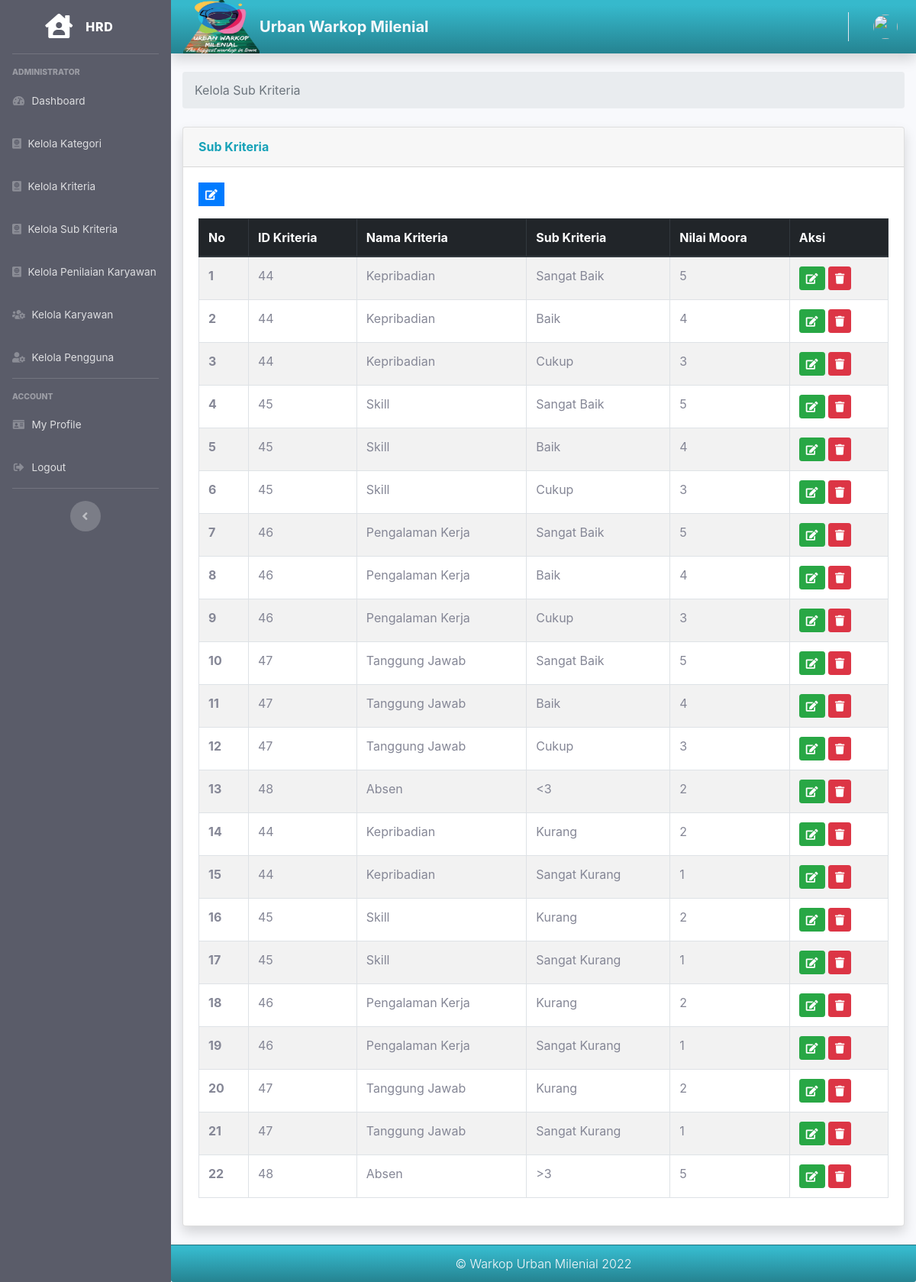
Before: /index.php/hrd/kelola_sub_kriteria with the older database file.
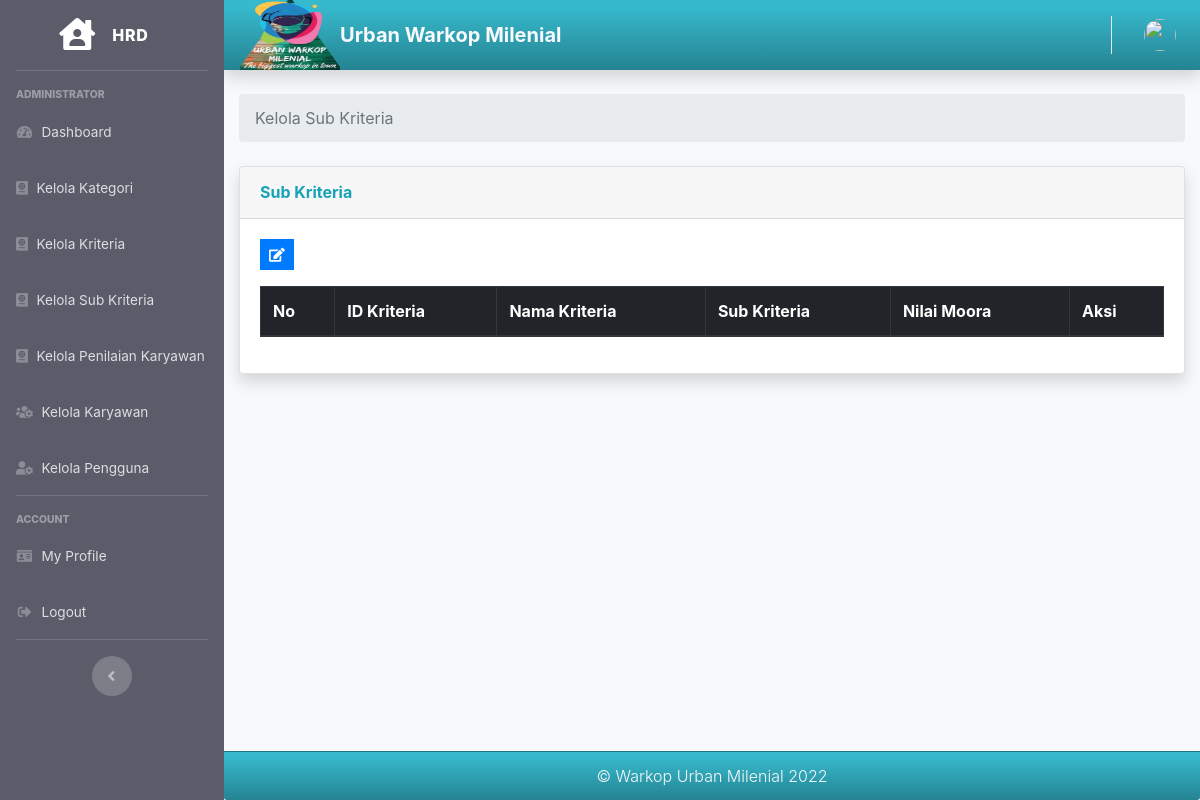
After: the same page with the newer database file.
### tables this page shows
CREATE TABLE `tb_sub_kriteria` (
  `id_sub_kriteria` int(11) NOT NULL,
  `id_kriteria` int(11) NOT NULL,
  `nama_sub_kriteria` varchar(30) NOT NULL,
  `nilai_sub_kriteria` int(11) NOT NULL
);

CREATE TABLE `tb_kriteria` (
  `id_kriteria` int(11) NOT NULL,
  `id_kategori` int(11) NOT NULL,
  `nama_kriteria` varchar(50) NOT NULL,
  `bobot_kriteria` double NOT NULL,
  `jenis_kriteria` varchar(15) NOT NULL,
  `tahun` varchar(4) NOT NULL
);

### application/controllers/Hrd.php (called while the page is built, shortened)
<?php
class Hrd extends CI_Controller
{
    public function __construct()
    {
        $this->load->model('Hrd_model');
        $this->load->model('Kategori_model');
        $this->load->model('Kriteria_model');
        $this->load->model('Kabag_model');
        $this->load->model('Karyawan_model');
        $this->load->model('Penilaian_model');
        $this->load->model('Peringkat_model');
    }
    public function kelola_sub_kriteria()
    {
        $data['user'] = $this->db->get_where('user', ['email' => $this->session->userdata('email')])->row_array();
        $data['tb_sub_kriteria'] = $this->Kriteria_model->getDataSubKriteria();
        $data['cek'] = $this->Kriteria_model->cekIfUsed();
        $data['tb_kriteria'] = $this->db->get('tb_kriteria')->result_array();
        $data['title'] = 'Kelola Sub Kriteria';
        $this->load->view('templates/hrd_header', $data);
        $this->load->view('templates/hrd_sidebar', $data);
        $this->load->view('templates/hrd_topbar', $data);
        $this->load->view('hrd/kelola_sub_kriteria', $data);
        $this->load->view('templates/hrd_footer', $data);
    }
}

### index.php (called while the page is built, shortened)
<?php
require_once BASEPATH.'core/CodeIgniter.php';

### application/models/Kriteria_model.php (called while the page is built, shortened)
<?php
class Kriteria_model extends CI_Model
{
  public function getDataSubKriteria()
  {
    $this->db->select('*')
      ->from('tb_sub_kriteria')
      ->join('tb_kriteria', 'tb_sub_kriteria.id_kriteria = tb_kriteria.id_kriteria');
    $result = $this->db->get();
    return $result->result_array();
  }
  public function cekIfUsed()
  {
    $this->db->select('*')
      ->from('tb_kriteria')
      ->join('tb_karyawan', 'tb_kriteria.tahun = tb_karyawan.status')
      ->where('tb_kriteria.tahun', date("Y"));
    $query = $this->db->get();
    return $query->result_array();
  }
}

### application/views/hrd/kelola_sub_kriteria.php (the view, shortened to what this page needs)
<div class="container-fluid">
    <nav aria-label="breadcrumb">
        <ol class="breadcrumb">
            <li class="breadcrumb-item active" aria-current="page">Kelola Sub Kriteria</li>
        </ol>
    </nav>
    <div class="card shadow mb-4">
        <div class="card-header py-3">
            <h6 class="m-0 font-weight-bold text-info">Sub Kriteria</h6>
        </div>
        <div class="card-body">
            <a class="btn btn-primary btn-sm rounded-0 mb-3" type="a" data-toggle="tooltip" data-placement="top" title="Input" href="<?= base_url('hrd/tambah_sub_kriteria'); ?>">
                <i class="fa fa-edit"></i></a>
            <table id="example" class="table table-striped table-bordered" style="width:100%">
                <thead class="thead-dark">
                    <tr>
                        <th scope="col">No</th>
                        <th scope="col">ID Kriteria</th>
                        <th scope="col">Nama Kriteria</th>
                        <th scope="col">Sub Kriteria</th>
                        <th scope="col">Nilai Moora</th>
                        <th scope="col">Aksi</th>
                    </tr>
                </thead>
                <tbody>
                    <?php $i = 1; ?>
                    <?php foreach ($tb_sub_kriteria as $p) : ?>
                        <tr>
                            <th scope="row"><?= $i; ?></th>
                            <td><?= $p['id_kriteria']; ?></td>
                            <td><?= $p['nama_kriteria']; ?></td>
                            <td><?= $p['nama_sub_kriteria']; ?></td>
                            <td><?= $p['nilai_sub_kriteria']; ?></td>
                            <td>
                                <a class="btn btn-success btn-sm " type="a" data-toggle="tooltip" data-placement="top" title="Edit" href="
                                <?= base_url(); ?>hrd/ubah_sub_kriteria/<?php echo $p['id_sub_kriteria'] ?>">
                                    <i class="fa fa-edit"></i></a>
                                <a class="btn btn-danger btn-sm tombol-hapus-sub-kriteria " type="a" data-toggle="tooltip" data-placement="top" title="Delete" href="<?= base_url(); ?>hrd/delete_sub_kriteria/<?php echo $p['id_sub_kriteria'] ?>"><i class="fa fa-trash"></i></a>
                            </td>
                        </tr>
                        <?php $i++; ?>
                    <?php endforeach; ?>
                </tbody>
            </table>
        </div>
    </div>
</div>
</div>

Changed rows visible on the page:
removed tb_sub_kriteria: id_kriteria.id_kriteria "44", id_kriteria.nama_kriteria "Kepribadian", nama_sub_kriteria "Sangat Baik", nilai_sub_kriteria "5"
removed tb_sub_kriteria: id_kriteria.id_kriteria "44", id_kriteria.nama_kriteria "Kepribadian", nama_sub_kriteria "Baik", nilai_sub_kriteria "4"
removed tb_sub_kriteria: id_kriteria.id_kriteria "44", id_kriteria.nama_kriteria "Kepribadian", nama_sub_kriteria "Cukup", nilai_sub_kriteria "3"
removed tb_sub_kriteria: id_kriteria.id_kriteria "45", id_kriteria.nama_kriteria "Skill", nama_sub_kriteria "Sangat Baik", nilai_sub_kriteria "5"
removed tb_sub_kriteria: id_kriteria.id_kriteria "45", id_kriteria.nama_kriteria "Skill", nama_sub_kriteria "Baik", nilai_sub_kriteria "4"
removed tb_sub_kriteria: id_kriteria.id_kriteria "45", id_kriteria.nama_kriteria "Skill", nama_sub_kriteria "Cukup", nilai_sub_kriteria "3"
removed tb_sub_kriteria: id_kriteria.id_kriteria "46", id_kriteria.nama_kriteria "Pengalaman Kerja", nama_sub_kriteria "Sangat Baik", nilai_sub_kriteria "5"
removed tb_sub_kriteria: id_kriteria.id_kriteria "46", id_kriteria.nama_kriteria "Pengalaman Kerja", nama_sub_kriteria "Baik", nilai_sub_kriteria "4"
removed tb_sub_kriteria: id_kriteria.id_kriteria "46", id_kriteria.nama_kriteria "Pengalaman Kerja", nama_sub_kriteria "Cukup", nilai_sub_kriteria "3"
removed tb_sub_kriteria: id_kriteria.id_kriteria "47", id_kriteria.nama_kriteria "Tanggung Jawab", nama_sub_kriteria "Sangat Baik", nilai_sub_kriteria "5"
removed tb_sub_kriteria: id_kriteria.id_kriteria "47", id_kriteria.nama_kriteria "Tanggung Jawab", nama_sub_kriteria "Baik", nilai_sub_kriteria "4"
removed tb_sub_kriteria: id_kriteria.id_kriteria "47", id_kriteria.nama_kriteria "Tanggung Jawab", nama_sub_kriteria "Cukup", nilai_sub_kriteria "3"
removed tb_sub_kriteria: id_kriteria.id_kriteria "48", id_kriteria.nama_kriteria "Absen", nama_sub_kriteria "<3", nilai_sub_kriteria "2"
removed tb_sub_kriteria: id_kriteria.id_kriteria "44", id_kriteria.nama_kriteria "Kepribadian", nama_sub_kriteria "Kurang", nilai_sub_kriteria "2"
removed tb_sub_kriteria: id_kriteria.id_kriteria "44", id_kriteria.nama_kriteria "Kepribadian", nama_sub_kriteria "Sangat Kurang", nilai_sub_kriteria "1"
removed tb_sub_kriteria: id_kriteria.id_kriteria "45", id_kriteria.nama_kriteria "Skill", nama_sub_kriteria "Kurang", nilai_sub_kriteria "2"
removed tb_sub_kriteria: id_kriteria.id_kriteria "45", id_kriteria.nama_kriteria "Skill", nama_sub_kriteria "Sangat Kurang", nilai_sub_kriteria "1"
removed tb_sub_kriteria: id_kriteria.id_kriteria "46", id_kriteria.nama_kriteria "Pengalaman Kerja", nama_sub_kriteria "Kurang", nilai_sub_kriteria "2"
removed tb_sub_kriteria: id_kriteria.id_kriteria "46", id_kriteria.nama_kriteria "Pengalaman Kerja", nama_sub_kriteria "Sangat Kurang", nilai_sub_kriteria "1"
removed tb_sub_kriteria: id_kriteria.id_kriteria "47", id_kriteria.nama_kriteria "Tanggung Jawab", nama_sub_kriteria "Kurang", nilai_sub_kriteria "2"
removed tb_sub_kriteria: id_kriteria.id_kriteria "47", id_kriteria.nama_kriteria "Tanggung Jawab", nama_sub_kriteria "Sangat Kurang", nilai_sub_kriteria "1"
removed tb_sub_kriteria: id_kriteria.id_kriteria "48", id_kriteria.nama_kriteria "Absen", nama_sub_kriteria ">3", nilai_sub_kriteria "5"
